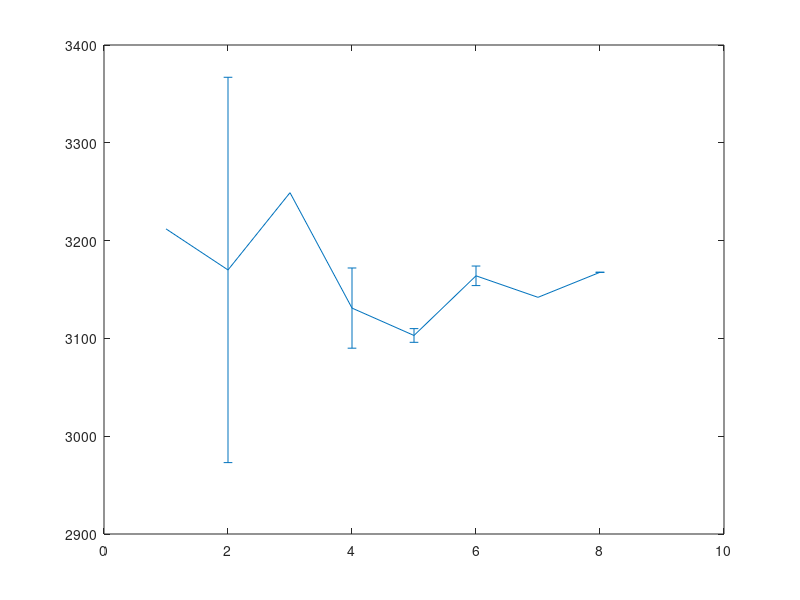

The MATLAB script that drew this image:
prevc6 = [3212 3170 3249 3131 3103 3164 3142 3167.61];
prevc6Err = [nan 197 nan 41 7 10 nan 0.03];

errorbar(1:8, prevc6, prevc6Err)